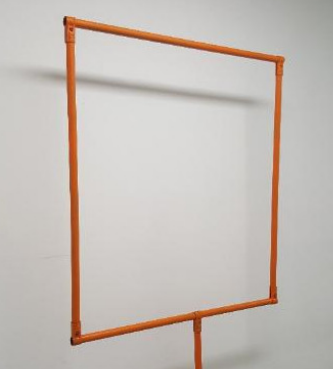
#> input picture raw_codes/camera_pose/obstacles/obstacle2.png, 333 x 369 px
$ python main.py
#> lines starting #> are read from the running program, lines starting #| are printed output that depends on the picture; after the words box and inside, x2 and y2 are one past the last pixel; in counts of white or black regions, pixels touching at a corner belong together; long printed decimals are rounded
import cv2
import numpy as np
import matplotlib.pyplot as plt

img = cv2.imread('obstacles/obstacle2.png')
#> img is the input picture: shape (369, 333, 3); mean B, G, R 183.6, 189.6, 197.2

hsv = cv2.cvtColor(img, cv2.COLOR_BGR2HSV)
#> hsv: shape (369, 333, 3); mean H, S, V 23.1, 19.6, 197.4
low = np.array([0, 96, 57], np.uint8)
high = np.array([21, 255, 255], np.uint8)
mask = cv2.inRange(hsv, low, high)
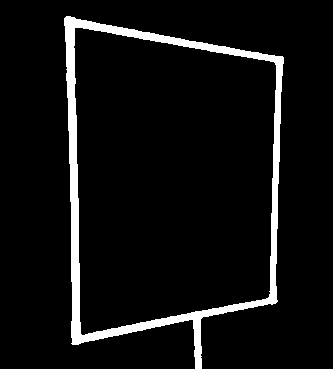
#> mask: shape (369, 333); 6.3% white; 1 white region

centroid = mask.shape[:2][::-1]
#> centroid = (333, 369)
contours = cv2.findContours(mask, cv2.RETR_LIST, cv2.CHAIN_APPROX_SIMPLE)[0]
#> contours = 2 contours; box (x1, y1, x2, y2) and area: (64, 16, 284, 369) 59995, (73, 27, 277, 336) 53270
# cv2.drawContours(img, contours, -1, (255, 0, 0), 2)
if len(contours)>0:
    contour = sorted(contours, key=cv2.contourArea)[0]
#> contour = contour of 189 points, box (x1, y1, x2, y2) (73, 27, 277, 336), area 53270
    epsilon = 0.1*cv2.arcLength(contour,True)
#> epsilon = 96.86
    approx = cv2.approxPolyDP(contour,epsilon,True)
#> approx = [[75, 27], [275, 63], [267, 298], [80, 333]]
    print(approx)
#| [[[ 75  27]]
#|  [[275  63]]
#|  [[267 298]]
#|  [[ 80 333]]]
    if len(approx) == 4:
        for i in range(4): cv2.circle(img, approx[i][0], 10, (255,0,0), 2)
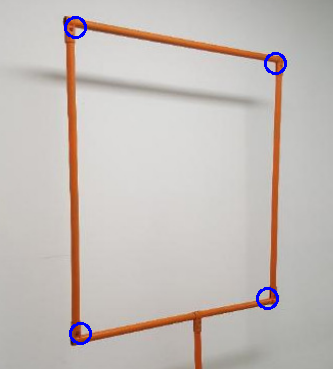
#> img: shape (369, 333, 3); 0.63% of pixels changed, all inside (x1, y1, x2, y2) = (64, 16, 287, 345)
        mask_clean = np.zeros_like(mask, np.uint8)
        cv2.drawContours(mask_clean, [approx], 0, (255,255,255), -1)
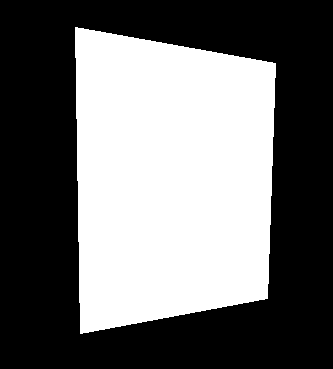
#> mask_clean: shape (369, 333); 43% white; 1 white region, box (x1, y1, x2, y2) and area: (75, 27, 276, 334) 52810
        moment = cv2.moments(mask_clean)
#> moment = moments, m00 13466550, centre m10/m00, m01/m00 = (170, 178.7)
        if moment['m00'] != 0:
            centroid = moment['m10']/moment['m00'], moment['m01']/moment['m00']
#> centroid = (170, 178.7)
            cv2.circle(img, tuple(map(round, centroid)), 2, (0,0,255), 2)
#> img: shape (369, 333, 3); 0.03% of pixels changed, all inside (x1, y1, x2, y2) = (167, 176, 174, 183)

        points = np.zeros((4, 3))
        for i in range(4):
            th = np.arctan2(approx[i][0][1]-centroid[1], approx[i][0][0]-centroid[0])
            points[i] = np.array([approx[i][0][0], approx[i][0][1], th])
#> this loop made 4 passes
#> th on passes 1 to 4: -2.13, -0.834, 0.888, 2.1
#> after the loop, points = [[75, 27, -2.13], [275, 63, -0.834], [267, 298, 0.888], [80, 333, 2.1]]

        points = np.array(sorted(points, key=lambda x: x[2], reverse=True))
#> points = [[80, 333, 2.1], [267, 298, 0.888], [275, 63, -0.834], [75, 27, -2.13]]
        print(points)
#| [[ 80.         333.           2.099]
#|  [267.         298.           0.8883]
#|  [275.          63.          -0.8336]
#|  [ 75.          27.          -2.130]]

        x,y,w,h = cv2.boundingRect(contour)
#> x = 73; y = 27; w = 204; h = 309
        cv2.rectangle(img, (x,y), (x+w, y+h), (0,255,255), 2)
        cv2.line(img, (x+w//2,y), (x+w//2, y+h), (255,0,0), 2)
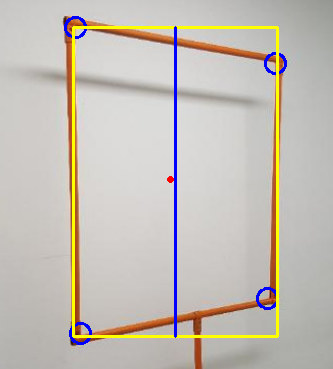
#> img: shape (369, 333, 3); mean B, G, R 182.2, 190.3, 196.5


cv2.imshow('mask', mask)
cv2.imshow('mask_clean', mask_clean)
cv2.imshow('img', img)
cv2.waitKey(0)
cv2.destroyAllWindows()

$ run again, with raw_codes/camera_pose/obstacles/obstacle1.png copied over raw_codes/camera_pose/obstacles/obstacle2.png
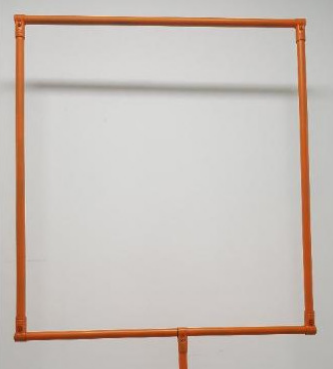
#> input picture raw_codes/camera_pose/obstacles/obstacle1.png, 333 x 369 px
#> img is the input picture: shape (369, 333, 3); mean B, G, R 185.2, 191.7, 200.7
#> hsv: shape (369, 333, 3); mean H, S, V 23.4, 22.5, 200.8
#> `mask = cv2.inRange(hsv, low, high)`:
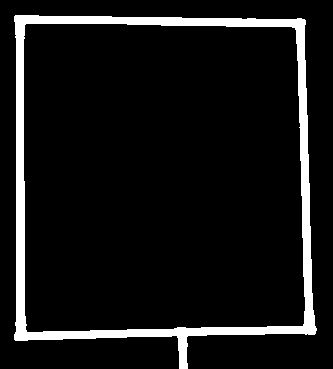
#> mask: shape (369, 333); 8.4% white; 1 white region
#> contours = 2 contours; box (x1, y1, x2, y2) and area: (14, 15, 317, 369) 93461, (23, 23, 306, 333) 84324
#> contour = contour of 74 points, box (x1, y1, x2, y2) (23, 23, 306, 333), area 84324
#> epsilon = 116.7
#> approx = [[26, 23], [295, 28], [302, 326], [26, 331]]
#| [[[ 26  23]]
#|  [[295  28]]
#|  [[302 326]]
#|  [[ 26 331]]]
#> mask_clean: shape (369, 333); 67.7% white; 1 black region, box (x1, y1, x2, y2) and area: (0, 0, 333, 369) 39733
#> moment = moments, m00 21201720, centre m10/m00, m01/m00 = (161.5, 177.7)
#> `centroid = moment['m10']/moment['m00'], moment['m01']/moment['m00']`: centroid = (161.5, 177.7)
#> the loop `for i in range(4):` made 4 passes
#> th on passes 1 to 4: -2.29, -0.842, 0.812, 2.29
#> after the loop `for i in range(4):`: points = [[26, 23, -2.29], [295, 28, -0.842], [302, 326, 0.812], [26, 331, 2.29]]
#> `points = np.array(sorted(points, key=lambda x: x[2], reverse=True))`: points = [[26, 331, 2.29], [302, 326, 0.812], [295, 28, -0.842], [26, 23, -2.29]]
#| [[ 26.         331.           2.295]
#|  [302.         326.           0.8125]
#|  [295.          28.          -0.8424]
#|  [ 26.          23.          -2.290]]
#> x = 23; w = 283; h = 310
#> `cv2.line(img, (x+w//2,y), (x+w//2, y+h), (255,0,0), 2)`:
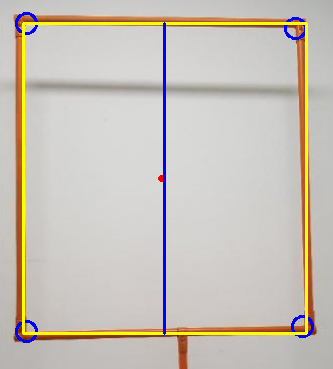
#> img: shape (369, 333, 3); mean B, G, R 184.8, 194.1, 200.8

$ run again, with raw_codes/camera_pose/obstacles/obstacle4.png copied over raw_codes/camera_pose/obstacles/obstacle2.png
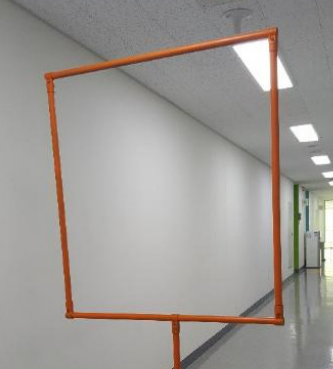
#> input picture raw_codes/camera_pose/obstacles/obstacle4.png, 333 x 369 px
#> img is the input picture: shape (369, 333, 3); mean B, G, R 149.1, 153.2, 157.8
#> hsv: shape (369, 333, 3); mean H, S, V 34.8, 17.2, 158.6
#> `mask = cv2.inRange(hsv, low, high)`:
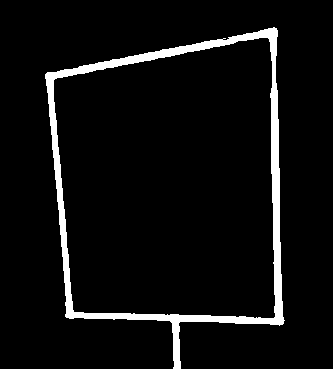
#> mask: shape (369, 333); 5.8% white; 1 white region
#> contours = 2 contours; box (x1, y1, x2, y2) and area: (45, 27, 285, 369) 60454, (53, 37, 276, 319) 54377
#> contour = contour of 191 points, box (x1, y1, x2, y2) (53, 37, 276, 319), area 54377
#> epsilon = 96.74
#> approx = [[267, 37], [275, 316], [74, 312], [53, 80]]
#| [[[267  37]]
#|  [[275 316]]
#|  [[ 74 312]]
#|  [[ 53  80]]]
#> mask_clean: shape (369, 333); 43.8% white; 1 white region, box (x1, y1, x2, y2) and area: (53, 37, 276, 317) 53763
#> moment = moments, m00 13709565, centre m10/m00, m01/m00 = (170.3, 184.4)
#> `centroid = moment['m10']/moment['m00'], moment['m01']/moment['m00']`: centroid = (170.3, 184.4)
#> the loop `for i in range(4):` made 4 passes
#> th on passes 1 to 4: -0.99, 0.899, 2.22, -2.41
#> after the loop `for i in range(4):`: points = [[267, 37, -0.99], [275, 316, 0.899], [74, 312, 2.22], [53, 80, -2.41]]
#> `points = np.array(sorted(points, key=lambda x: x[2], reverse=True))`: points = [[74, 312, 2.22], [275, 316, 0.899], [267, 37, -0.99], [53, 80, -2.41]]
#| [[ 74.         312.           2.217 ]
#|  [275.         316.           0.8988]
#|  [267.          37.          -0.99]
#|  [ 53.          80.          -2.414]]
#> x = 53; y = 37; w = 223; h = 282
#> `cv2.line(img, (x+w//2,y), (x+w//2, y+h), (255,0,0), 2)`:
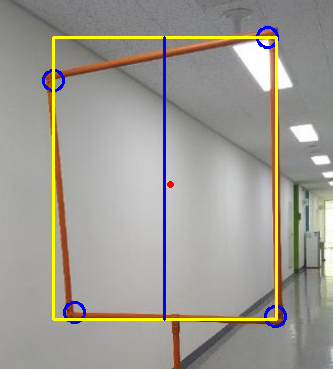
#> img: shape (369, 333, 3); mean B, G, R 148.2, 154.9, 158.3
